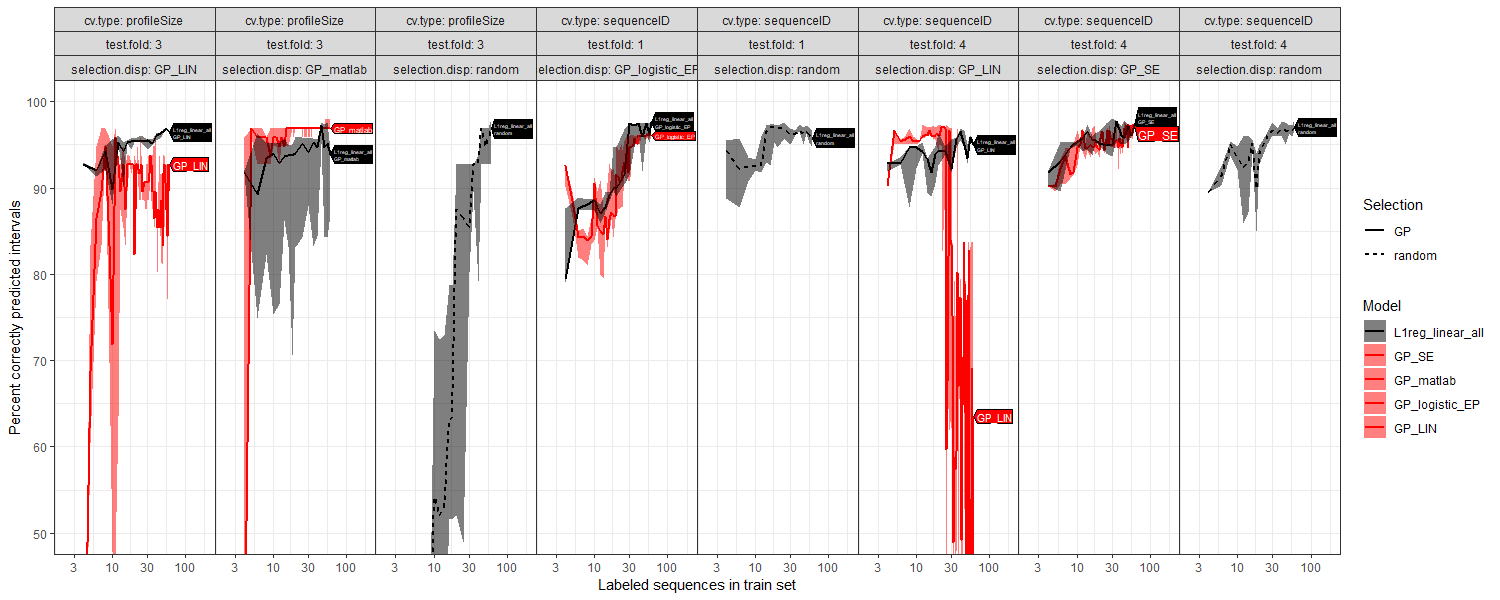

Source code (R):
source("packages.R")

(baseline.csv.vec <- Sys.glob(
  "data/systematic/cv/*/testFolds/*/*/*/baseline.csv"))
baseline.list <- list()
for(csv.i in seq_along(baseline.csv.vec)){
  baseline.csv <- baseline.csv.vec[[csv.i]]
  seed.dir <- dirname(baseline.csv)
  seed <- as.integer(basename(seed.dir))
  selection.dir <- dirname(seed.dir)
  selection.type <- basename(selection.dir)
  split.dir <- dirname(selection.dir)
  test.fold <- as.integer(basename(split.dir))
  cv.type.dir <- dirname(dirname(split.dir))
  dt <- fread(baseline.csv)
  baseline.list[[csv.i]] <- data.table(
    selection.type,
    seed, test.fold, cv.type=basename(cv.type.dir), dt)
}
baseline <- do.call(rbind, baseline.list)

(gpaccuracy.csv.vec <- Sys.glob(
  "data/systematic/cv/*/testFolds/*/sampleSelection*/*/gpaccuracy.csv"))
gp.list <- list()
for(csv.i in seq_along(gpaccuracy.csv.vec)){
  gpaccuracy.csv <- gpaccuracy.csv.vec[[csv.i]]
  seed.dir <- dirname(gpaccuracy.csv)
  seed <- as.integer(basename(seed.dir))
  selection.dir <- dirname(seed.dir)
  selection.type <- basename(selection.dir)
  split.dir <- dirname(selection.dir)
  test.fold <- as.integer(basename(split.dir))
  cv.type.dir <- dirname(dirname(split.dir))
  ## read accuracy for baseline models on selected seq thru train data.
  models.dir <- file.path(seed.dir, "models")
  model.vec <- dir(models.dir)
  meta.dt <- data.table(
    selection.type, seed,
    test.fold,
    cv.type=basename(cv.type.dir))
  for(model in model.vec){
    accuracy.csv <- file.path(models.dir, model, "accuracy.csv")
    model.dt <- fread(accuracy.csv)
    gp.list[[paste(csv.i, model)]] <- model.dt[, data.table(
      meta.dt,
      model,
      train.size,
      percent.correct.intervals)]
  }
  ## read accuracy for GP model.
  gp.dt <- fread(gpaccuracy.csv)
  gp.list[[paste(csv.i, "GP")]] <- gp.dt[, data.table(
    meta.dt,
    model=sub("sampleSelection", "", selection.type),
    train.size=n,
    percent.correct.intervals=accuracy)]
}

## read accuracy for baseline models on random orderings.
(test.fold.dirs <- unique(dirname(dirname(dirname(gpaccuracy.csv.vec)))))
rand.acc.csv.vec <- Sys.glob(
  file.path(test.fold.dirs, "randomTrainOrderings", "*", "models", "*", "accuracy.csv"))
rand.list <- list()
for(rand.acc.csv in rand.acc.csv.vec){
  model.dir <- dirname(rand.acc.csv)
  models.dir <- dirname(model.dir)
  seed.dir <- dirname(models.dir)
  seed <- as.integer(basename(seed.dir))
  selection.dir <- dirname(seed.dir)
  selection.type <- basename(selection.dir)
  split.dir <- dirname(selection.dir)
  test.fold <- as.integer(basename(split.dir))
  cv.type.dir <- dirname(dirname(split.dir))
  rand.acc.dt <- fread(rand.acc.csv)
  rand.list[[rand.acc.csv]] <- rand.acc.dt[, data.table(
    selection.type, seed,
    test.fold,
    cv.type=basename(cv.type.dir),
    model=basename(model.dir),
    train.size,
    percent.correct.intervals)]
}

gp.base <- rbind(
  do.call(rbind, gp.list),
  do.call(rbind, rand.list))

both.stats <- gp.base[is.finite(percent.correct.intervals) & train.size<=60, list(
  mean=mean(percent.correct.intervals),
  sd=sd(percent.correct.intervals),
  median=median(percent.correct.intervals),
  q25=quantile(percent.correct.intervals, 0.25),
  q75=quantile(percent.correct.intervals, 0.75)
), by=list(selection.type, test.fold, cv.type, train.size, model)]
both.stats[, selection.disp := sub("TrainOrderings|sampleSelection", "", selection.type)]
both.stats[, Selection := ifelse(selection.disp=="random", "random", "GP")]
model.levs <- rev(sort(unique(both.stats$model)))
model.colors <- ifelse(grepl("GP", model.levs), "red", "black")
names(model.colors) <- model.levs
both.stats[, Model := factor(model, model.levs)]
gg <- ggplot()+
  theme_bw()+
  theme(panel.margin=grid::unit(0, "lines"))+
  facet_grid(cv.type + test.fold ~ selection.disp, labeller=label_both)+
  geom_line(aes(
    train.size, median, color=Model),
    size=1,
    data=both.stats)+
  geom_ribbon(aes(
    train.size, ymin=q25, ymax=q75, fill=Model),
    alpha=0.5,
    data=both.stats)+
  ylab("Percent correctly predicted intervals")+
  coord_cartesian(xlim=c(2, 200), ylim=c(50, 100))+
  scale_color_manual(values=model.colors)+
  scale_fill_manual(values=model.colors)+
  scale_x_log10(
    "Labeled sequences in train set")
dl.method <- list(cex=0.7, "last.polygons")
(dl <- directlabels::direct.label(gg, dl.method))

png("figure-2019-07-22-all.png", 15, 6, units="in", res=100)
print(dl)
dev.off()

some.stats <- both.stats[grepl("GP", model) | model=="L1reg_linear_all"]
some.stats[, label := ifelse(model==selection.disp, model, paste0(model, "\n", selection.disp))]
gg <- ggplot()+
  theme_bw()+
  theme(panel.margin=grid::unit(0, "lines"))+
  facet_grid(. ~ cv.type + test.fold, labeller=label_both)+
  geom_line(aes(
    train.size, median, color=Model, linetype=Selection, group=paste(Model, selection.disp)),
    size=1,
    data=some.stats)+
  geom_ribbon(aes(
    train.size, ymin=q25, ymax=q75, fill=Model, group=paste(Model, selection.disp)),
    alpha=0.5,
    data=some.stats)+
  ylab("Percent correctly predicted intervals")+
  coord_cartesian(xlim=c(2, 200), ylim=c(50, 100))+
  scale_color_manual(values=model.colors)+
  scale_fill_manual(values=model.colors)+
  scale_x_log10(
    "Labeled sequences in train set")+
  directlabels::geom_dl(aes(
    train.size, median, color=Model, label=label),
    data=some.stats, method=dl.method)
print(gg)
png("figure-2019-07-22-L1reg.png", 15, 6, units="in", res=100)
print(gg)
dev.off()

gg2 <- gg+
  facet_grid(. ~ cv.type + test.fold + selection.disp, labeller=label_both)
png("figure-2019-07-22.png", 15, 6, units="in", res=100)
print(gg2)
dev.off()
